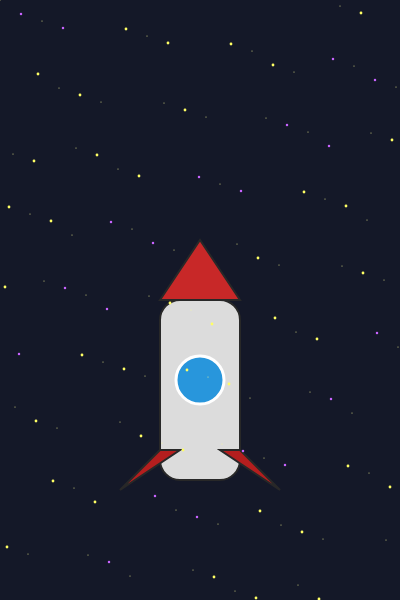
Frame 1 (no input)
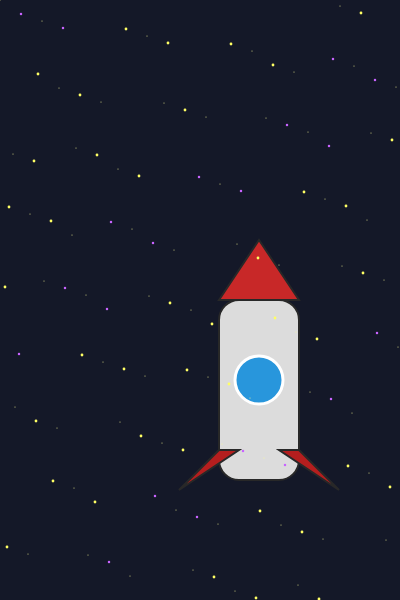
Frame 60 (no input)
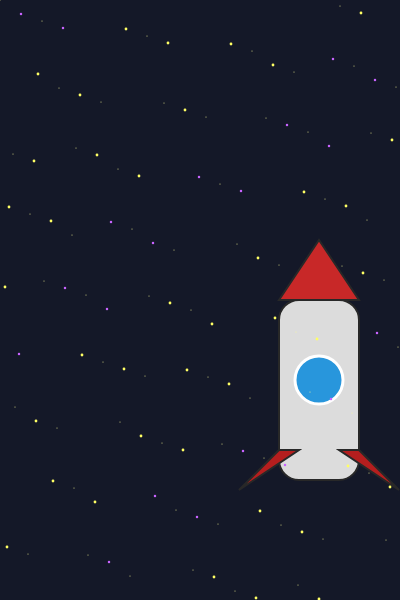
Frame 120 (the mouse pressed at the canvas centre since frame 60)

The p5.js sketch that drew these frames (run headless with seeded random() and noise() and a simulated clock; from frame 60 on, the mouse is pressed at the canvas centre):

// p5.js sketch
// ── sketch.js
function setup(){
    createcanvas(400, 400);
}

function draw(){
    background(220);

    circle(200, 200, 100);
}

let xMax = 400;
let yMax = 600;
let xrocket = xMax/2;
let yrocket = yMax*0.6;

function setup() {
  createCanvas(xMax, yMax);
}

function draw() {
  background(20, 24,40);

  push();
  //corpo del rocket 
  fill(220);
  stroke(40);
  strokeWeight(2);
  rectMode(CENTER);
  rect(xrocket, yrocket+30, 80, 180, 20);

  //punta del rocket 
  fill(200, 40, 40); //red
  triangle(xrocket-40, yrocket-60, xrocket, yrocket-120, xrocket+40, yrocket-60);

  //oblò
  fill(40, 150, 220); //blue
  stroke(255); //bordo bianco
  strokeWeight(3);
  ellipse(xrocket, yrocket+20, 48, 48);

  //piedini
  fill(180, 30, 30);
  stroke(40);
  strokeWeight(2);
  triangle(xrocket-40, yrocket+90, xrocket-80, yrocket+130, xrocket-20, yrocket+90);
  triangle(xrocket+40, yrocket+90, xrocket+80, yrocket+130, xrocket+20, yrocket+90);

  pop();

  //stelline
  push();
  randomSeed(99); //imposto il seme di generazione dei numeri casuali 
  noStroke(); //tolgo outline delle stelle 
  for(let i=0; i<120; i++){
    let sx = (i*37) % width + i%3;
    let sy = (i*73) % height + i%7;
    /*fill(255, 255, random(150, 255));
    ellipse(sx, sy, random(1, 2.8));*/
   
    if(i % 2 == 0){        //primo tipo
      fill(255 ,255 ,150);
      ellipse(sx, sy, 1);
    }else if(i%3 == 0){   //secondo tipo 
      fill(200, 100, 255);
      ellipse(sx, sy, 2.5);
    }else{                //terzo tipo
      fill(255, 255, 100);
      ellipse(sx, sy, 2.8);
    }
   }
  pop();
  xrocket = (xrocket + 1)%(xMax+120); //animazione
}
